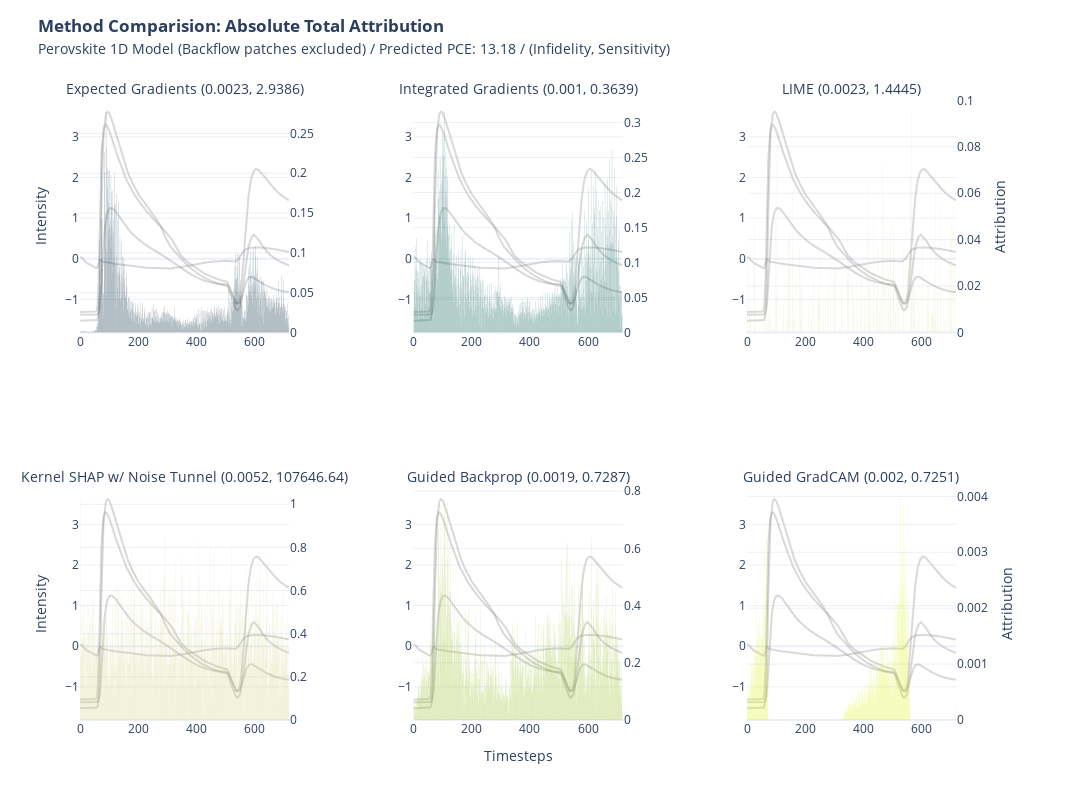

Notebook cell for this chart:
### Code cell
import plotly.graph_objects as go

def format_title(title, subtitle=None, subtitle_font_size=14):
    title = f'<b>{title}</b>'
    if not subtitle:
        return title
    subtitle = f'<span style="font-size: {subtitle_font_size}px;">{subtitle}</span>'
    return f'{title}<br>{subtitle}'

from plotly.subplots import make_subplots

fig = make_subplots(rows=2, 
                    cols=3, 
                    specs=[[{"secondary_y": True}, {"secondary_y": True},{"secondary_y": True}],
                           [{"secondary_y": True},{"secondary_y": True},{"secondary_y": True}]],
                    subplot_titles=(format_title("", "Expected Gradients (" + str(*np.round(infid_eg.numpy(),4)) + ", " + str(*np.round(sens_eg.numpy(),4)) + ")"), 
                    format_title("", "Integrated Gradients (" + str(*np.round(infid_ig.numpy(),4)) + ", " + str(*np.round(sens_ig.numpy(),4)) + ")"), 
                    format_title("", "LIME (" + str(*np.round(infid_lime.numpy(),4)) + ", " + str(*np.round(sens_lime.numpy(),4)) + ")"), 
                    format_title("", "Kernel SHAP w/ Noise Tunnel (" + str(*np.round(infid_ks.numpy(),4)) + ", " + str(*np.round(sens_ks.numpy(),4)) + ")"), 
                    format_title("", "Guided Backprop (" + str(*np.round(infid_gbp.numpy(),4)) + ", " + str(*np.round(sens_gbp.numpy(),4)) + ")"), 
                    format_title("", "Guided GradCAM (" + str(*np.round(infid_ggc.numpy(),4)) + ", " + str(*np.round(sens_ggc.numpy(),4)) + ")"))
                    )

fig.add_trace(go.Scatter(y=x[0], name = "ND",marker_color="grey", opacity = 0.3,showlegend=False), row=1, col=1)
fig.add_trace(go.Scatter(y=x[1], name = "LP725",marker_color="grey", opacity = 0.3,showlegend=False), row=1, col=1)
fig.add_trace(go.Scatter(y=x[2], name = "LP780",marker_color="grey", opacity = 0.3,showlegend=False), row=1, col=1)
fig.add_trace(go.Scatter(y=x[3], name = "SP775",marker_color="grey", opacity = 0.3,showlegend=False), row=1, col=1)
fig.add_trace(go.Bar(y=attr_eg.squeeze().abs().sum(axis=0),marker_color= "#042940", opacity = 0.5,showlegend=False,marker_line_width=0),secondary_y=True, row=1, col=1)

fig.add_trace(go.Scatter(y=x[0], name = "ND",marker_color="grey", opacity = 0.3,showlegend=False), row=1, col=2)
fig.add_trace(go.Scatter(y=x[1], name = "LP725",marker_color="grey", opacity = 0.3,showlegend=False), row=1, col=2)
fig.add_trace(go.Scatter(y=x[2], name = "LP780",marker_color="grey", opacity = 0.3,showlegend=False), row=1, col=2)
fig.add_trace(go.Scatter(y=x[3], name = "SP775",marker_color="grey", opacity = 0.3,showlegend=False), row=1, col=2)
fig.add_trace(go.Bar(y=attr_ig.squeeze().abs().sum(axis=0),marker_color= "#005C53", opacity = 0.5,showlegend=False,marker_line_width=0),secondary_y=True, row=1, col=2)

fig.add_trace(go.Scatter(y=x[0], name = "ND",marker_color="grey", opacity = 0.3,showlegend=False), row=1, col=3)
fig.add_trace(go.Scatter(y=x[1], name = "LP725",marker_color="grey", opacity = 0.3,showlegend=False), row=1, col=3)
fig.add_trace(go.Scatter(y=x[2], name = "LP780",marker_color="grey", opacity = 0.3,showlegend=False), row=1, col=3)
fig.add_trace(go.Scatter(y=x[3], name = "SP775",marker_color="grey", opacity = 0.3,showlegend=False), row=1, col=3)
fig.add_trace(go.Bar(y=attr_lime.squeeze().abs().sum(axis=0),marker_color= "#D6D58E", opacity = 0.5,showlegend=False,marker_line_width=0),secondary_y=True, row=1, col=3)

fig.add_trace(go.Scatter(y=x[0], name = "ND",marker_color="grey", opacity = 0.3,showlegend=False), row=2, col=1)
fig.add_trace(go.Scatter(y=x[1], name = "LP725",marker_color="grey", opacity = 0.3,showlegend=False), row=2, col=1)
fig.add_trace(go.Scatter(y=x[2], name = "LP780",marker_color="grey", opacity = 0.3,showlegend=False), row=2, col=1)
fig.add_trace(go.Scatter(y=x[3], name = "SP775",marker_color="grey", opacity = 0.3,showlegend=False), row=2, col=1)
fig.add_trace(go.Bar(y=attr_ks.squeeze().abs().sum(axis=0),marker_color= "#D6D58E", opacity = 0.5,showlegend=False,marker_line_width=0),secondary_y=True, row=2, col=1)

fig.add_trace(go.Scatter(y=x[0], name = "ND",marker_color="grey", opacity = 0.3,showlegend=False), row=2, col=2)
fig.add_trace(go.Scatter(y=x[1], name = "LP725",marker_color="grey", opacity = 0.3,showlegend=False), row=2, col=2)
fig.add_trace(go.Scatter(y=x[2], name = "LP780",marker_color="grey", opacity = 0.3,showlegend=False), row=2, col=2)
fig.add_trace(go.Scatter(y=x[3], name = "SP775",marker_color="grey", opacity = 0.3,showlegend=False), row=2, col=2)
fig.add_trace(go.Bar(y=attr_gbp.squeeze().abs().sum(axis=0),marker_color= "#9FC131", opacity = 0.5,showlegend=False,marker_line_width=0),secondary_y=True, row=2, col=2)

fig.add_trace(go.Scatter(y=x[0], name = "ND",marker_color="grey", opacity = 0.3,showlegend=False), row=2, col=3)
fig.add_trace(go.Scatter(y=x[1], name = "LP725",marker_color="grey", opacity = 0.3,showlegend=False), row=2, col=3)
fig.add_trace(go.Scatter(y=x[2], name = "LP780",marker_color="grey", opacity = 0.3,showlegend=False), row=2, col=3)
fig.add_trace(go.Scatter(y=x[3], name = "SP775",marker_color="grey", opacity = 0.3,showlegend=False), row=2, col=3)
fig.add_trace(go.Bar(y=attr_ggc.squeeze().abs().sum(axis=0),marker_color= "#DBF227", opacity = 0.5,showlegend=False,marker_line_width=0),secondary_y=True, row=2, col=3)

fig.update_yaxes(title= None)
fig.update_yaxes(title_text=None, secondary_y=True)
fig.update_xaxes(title= None)

fig.update_yaxes(title= "Intensity", row=1, col =1)
fig.update_yaxes(title_text=None, secondary_y=True, row=1, col =1)
fig.update_yaxes(title_text="Attribution", secondary_y=True, row=1, col =3)
fig.update_yaxes(title= "Intensity", row=2, col =1)
fig.update_yaxes(title_text=None, secondary_y=True, row=2, col =1)
fig.update_yaxes(title_text="Attribution", secondary_y=True, row=2, col =3)
fig.update_xaxes(title= "Timesteps",row=2,col=2)

fig.update_layout(
    title= format_title("Method Comparision: Absolute Total Attribution", "Perovskite 1D Model (Backflow patches excluded) / Predicted PCE: " + str(y) + " / (Infidelity, Sensitivity)"),
    legend_title = None,
    title_y = 0.96,
    title_x = 0.035,
    template = "plotly_white",
    height=800, width=2000
)

fig.write_image("xai/images/1D/1D_nb_cmp_abs.png", scale=2)

fig.show()

### Figure 1 — Plotly figure (JSON) as saved in the notebook; plotly's stock layout.template omitted (floating-point values rounded to 4 significant figures; data arrays with more than 128 entries replaced by an {"elided": "..."} marker saying what was removed)
{"data": [{"marker": {"color": "grey"}, "name": "ND", "opacity": 0.3, "showlegend": false, "type": "scatter", "xaxis": "x", "y": {"elided": "719 float values"}, "yaxis": "y"}, {"marker": {"color": "grey"}, "name": "LP725", "opacity": 0.3, "showlegend": false, "type": "scatter", "xaxis": "x", "y": {"elided": "719 float values"}, "yaxis": "y"}, {"marker": {"color": "grey"}, "name": "LP780", "opacity": 0.3, "showlegend": false, "type": "scatter", "xaxis": "x", "y": {"elided": "719 float values"}, "yaxis": "y"}, {"marker": {"color": "grey"}, "name": "SP775", "opacity": 0.3, "showlegend": false, "type": "scatter", "xaxis": "x", "y": {"elided": "719 float values"}, "yaxis": "y"}, {"marker": {"color": "#042940", "line": {"width": 0}}, "opacity": 0.5, "showlegend": false, "type": "bar", "xaxis": "x", "y": {"elided": "719 float values"}, "yaxis": "y2"}, {"marker": {"color": "grey"}, "name": "ND", "opacity": 0.3, "showlegend": false, "type": "scatter", "xaxis": "x2", "y": {"elided": "719 float values"}, "yaxis": "y3"}, {"marker": {"color": "grey"}, "name": "LP725", "opacity": 0.3, "showlegend": false, "type": "scatter", "xaxis": "x2", "y": {"elided": "719 float values"}, "yaxis": "y3"}, {"marker": {"color": "grey"}, "name": "LP780", "opacity": 0.3, "showlegend": false, "type": "scatter", "xaxis": "x2", "y": {"elided": "719 float values"}, "yaxis": "y3"}, {"marker": {"color": "grey"}, "name": "SP775", "opacity": 0.3, "showlegend": false, "type": "scatter", "xaxis": "x2", "y": {"elided": "719 float values"}, "yaxis": "y3"}, {"marker": {"color": "#005C53", "line": {"width": 0}}, "opacity": 0.5, "showlegend": false, "type": "bar", "xaxis": "x2", "y": {"elided": "719 float values"}, "yaxis": "y4"}, {"marker": {"color": "grey"}, "name": "ND", "opacity": 0.3, "showlegend": false, "type": "scatter", "xaxis": "x3", "y": {"elided": "719 float values"}, "yaxis": "y5"}, {"marker": {"color": "grey"}, "name": "LP725", "opacity": 0.3, "showlegend": false, "type": "scatter", "xaxis": "x3", "y": {"elided": "719 float values"}, "yaxis": "y5"}, {"marker": {"color": "grey"}, "name": "LP780", "opacity": 0.3, "showlegend": false, "type": "scatter", "xaxis": "x3", "y": {"elided": "719 float values"}, "yaxis": "y5"}, {"marker": {"color": "grey"}, "name": "SP775", "opacity": 0.3, "showlegend": false, "type": "scatter", "xaxis": "x3", "y": {"elided": "719 float values"}, "yaxis": "y5"}, {"marker": {"color": "#D6D58E", "line": {"width": 0}}, "opacity": 0.5, "showlegend": false, "type": "bar", "xaxis": "x3", "y": {"elided": "719 float values"}, "yaxis": "y6"}, {"marker": {"color": "grey"}, "name": "ND", "opacity": 0.3, "showlegend": false, "type": "scatter", "xaxis": "x4", "y": {"elided": "719 float values"}, "yaxis": "y7"}, {"marker": {"color": "grey"}, "name": "LP725", "opacity": 0.3, "showlegend": false, "type": "scatter", "xaxis": "x4", "y": {"elided": "719 float values"}, "yaxis": "y7"}, {"marker": {"color": "grey"}, "name": "LP780", "opacity": 0.3, "showlegend": false, "type": "scatter", "xaxis": "x4", "y": {"elided": "719 float values"}, "yaxis": "y7"}, {"marker": {"color": "grey"}, "name": "SP775", "opacity": 0.3, "showlegend": false, "type": "scatter", "xaxis": "x4", "y": {"elided": "719 float values"}, "yaxis": "y7"}, {"marker": {"color": "#D6D58E", "line": {"width": 0}}, "opacity": 0.5, "showlegend": false, "type": "bar", "xaxis": "x4", "y": {"elided": "719 float values"}, "yaxis": "y8"}, {"marker": {"color": "grey"}, "name": "ND", "opacity": 0.3, "showlegend": false, "type": "scatter", "xaxis": "x5", "y": {"elided": "719 float values"}, "yaxis": "y9"}, {"marker": {"color": "grey"}, "name": "LP725", "opacity": 0.3, "showlegend": false, "type": "scatter", "xaxis": "x5", "y": {"elided": "719 float values"}, "yaxis": "y9"}, {"marker": {"color": "grey"}, "name": "LP780", "opacity": 0.3, "showlegend": false, "type": "scatter", "xaxis": "x5", "y": {"elided": "719 float values"}, "yaxis": "y9"}, {"marker": {"color": "grey"}, "name": "SP775", "opacity": 0.3, "showlegend": false, "type": "scatter", "xaxis": "x5", "y": {"elided": "719 float values"}, "yaxis": "y9"}, {"marker": {"color": "#9FC131", "line": {"width": 0}}, "opacity": 0.5, "showlegend": false, "type": "bar", "xaxis": "x5", "y": {"elided": "719 float values"}, "yaxis": "y10"}, {"marker": {"color": "grey"}, "name": "ND", "opacity": 0.3, "showlegend": false, "type": "scatter", "xaxis": "x6", "y": {"elided": "719 float values"}, "yaxis": "y11"}, {"marker": {"color": "grey"}, "name": "LP725", "opacity": 0.3, "showlegend": false, "type": "scatter", "xaxis": "x6", "y": {"elided": "719 float values"}, "yaxis": "y11"}, {"marker": {"color": "grey"}, "name": "LP780", "opacity": 0.3, "showlegend": false, "type": "scatter", "xaxis": "x6", "y": {"elided": "719 float values"}, "yaxis": "y11"}, {"marker": {"color": "grey"}, "name": "SP775", "opacity": 0.3, "showlegend": false, "type": "scatter", "xaxis": "x6", "y": {"elided": "719 float values"}, "yaxis": "y11"}, {"marker": {"color": "#DBF227", "line": {"width": 0}}, "opacity": 0.5, "showlegend": false, "type": "bar", "xaxis": "x6", "y": {"elided": "719 float values"}, "yaxis": "y12"}], "layout": {"annotations": [{"font": {"size": 16}, "showarrow": false, "text": "<b></b><br><span style=\"font-size: 14px;\">Expected Gradients (0.0023, 2.9386)</span>", "x": 0.1122, "xanchor": "center", "xref": "paper", "y": 1, "yanchor": "bottom", "yref": "paper"}, {"font": {"size": 16}, "showarrow": false, "text": "<b></b><br><span style=\"font-size: 14px;\">Integrated Gradients (0.001, 0.3639)</span>", "x": 0.47, "xanchor": "center", "xref": "paper", "y": 1, "yanchor": "bottom", "yref": "paper"}, {"font": {"size": 16}, "showarrow": false, "text": "<b></b><br><span style=\"font-size: 14px;\">LIME (0.0023, 1.4445)</span>", "x": 0.8278, "xanchor": "center", "xref": "paper", "y": 1, "yanchor": "bottom", "yref": "paper"}, {"font": {"size": 16}, "showarrow": false, "text": "<b></b><br><span style=\"font-size: 14px;\">Kernel SHAP w/ Noise Tunnel (0.0052, 107646.64)</span>", "x": 0.1122, "xanchor": "center", "xref": "paper", "y": 0.375, "yanchor": "bottom", "yref": "paper"}, {"font": {"size": 16}, "showarrow": false, "text": "<b></b><br><span style=\"font-size: 14px;\">Guided Backprop (0.0019, 0.7287)</span>", "x": 0.47, "xanchor": "center", "xref": "paper", "y": 0.375, "yanchor": "bottom", "yref": "paper"}, {"font": {"size": 16}, "showarrow": false, "text": "<b></b><br><span style=\"font-size: 14px;\">Guided GradCAM (0.002, 0.7251)</span>", "x": 0.8278, "xanchor": "center", "xref": "paper", "y": 0.375, "yanchor": "bottom", "yref": "paper"}], "height": 800, "legend": {"title": {}}, "title": {"text": "<b>Method Comparision: Absolute Total Attribution</b><br><span style=\"font-size: 14px;\">Perovskite 1D Model (Backflow patches excluded) / Predicted PCE: 13.18 / (Infidelity, Sensitivity)</span>", "x": 0.035, "y": 0.96}, "width": 2000, "xaxis": {"anchor": "y", "domain": [0, 0.2244], "title": {}}, "xaxis2": {"anchor": "y3", "domain": [0.3578, 0.5822], "title": {}}, "xaxis3": {"anchor": "y5", "domain": [0.7156, 0.94], "title": {}}, "xaxis4": {"anchor": "y7", "domain": [0, 0.2244], "title": {}}, "xaxis5": {"anchor": "y9", "domain": [0.3578, 0.5822], "title": {"text": "Timesteps"}}, "xaxis6": {"anchor": "y11", "domain": [0.7156, 0.94], "title": {}}, "yaxis": {"anchor": "x", "domain": [0.625, 1], "title": {"text": "Intensity"}}, "yaxis10": {"anchor": "x5", "overlaying": "y9", "side": "right", "title": {}}, "yaxis11": {"anchor": "x6", "domain": [0, 0.375], "title": {}}, "yaxis12": {"anchor": "x6", "overlaying": "y11", "side": "right", "title": {"text": "Attribution"}}, "yaxis2": {"anchor": "x", "overlaying": "y", "side": "right", "title": {}}, "yaxis3": {"anchor": "x2", "domain": [0.625, 1], "title": {}}, "yaxis4": {"anchor": "x2", "overlaying": "y3", "side": "right", "title": {}}, "yaxis5": {"anchor": "x3", "domain": [0.625, 1], "title": {}}, "yaxis6": {"anchor": "x3", "overlaying": "y5", "side": "right", "title": {"text": "Attribution"}}, "yaxis7": {"anchor": "x4", "domain": [0, 0.375], "title": {"text": "Intensity"}}, "yaxis8": {"anchor": "x4", "overlaying": "y7", "side": "right", "title": {}}, "yaxis9": {"anchor": "x5", "domain": [0, 0.375], "title": {}}}}
